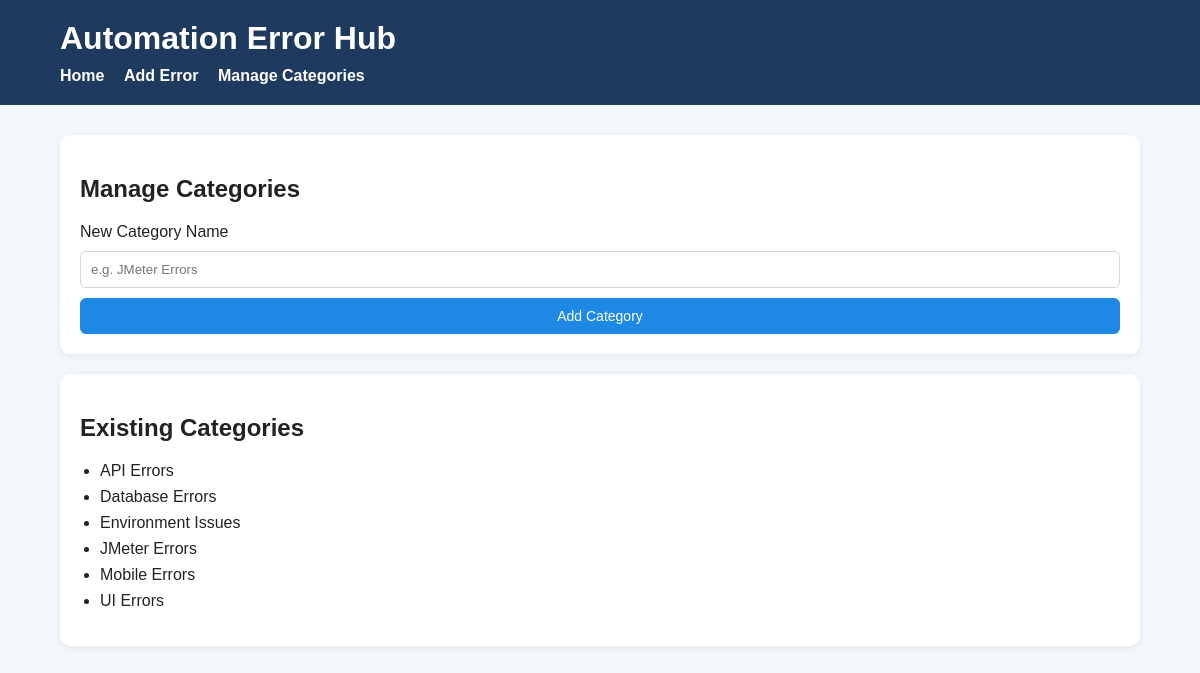
The page /categories on the database its author committed.
### tables this page shows
CREATE TABLE categories (
                id INTEGER PRIMARY KEY AUTOINCREMENT,
                name TEXT NOT NULL UNIQUE
            );

### app.py (the view, shortened to what this page needs)
@app.route("/categories", methods=["GET", "POST"])
def manage_categories():
    error_message = None
    categories = CategoryModel.get_all_categories()
    return render_template(
        "categories.html",
        categories=categories,
        error_message=error_message
    )

### database.py (called while the page is built)
    @staticmethod
    def get_connection():
        conn = sqlite3.connect(DB_NAME)
        conn.row_factory = sqlite3.Row
        return conn

### models/category_model.py (called while the page is built)
    @staticmethod
    def get_all_categories():
        conn = Database.get_connection()
        categories = conn.execute(
            "SELECT * FROM categories ORDER BY name"
        ).fetchall()
        conn.close()
        return categories

### templates/categories.html (shortened to what this page needs)
{% extends "base.html" %}
{% block content %}
<div class="card">
    <h2>Manage Categories</h2>
    <form method="POST" class="form-grid">
        <label>New Category Name</label>
        <input type="text" name="category_name" placeholder="e.g. JMeter Errors" required>
        <button type="submit" class="btn btn-primary">Add Category</button>
    </form>
</div>
<div class="card">
    <h2>Existing Categories</h2>
    <ul class="category-list">
        {% for category in categories %}
            <li>{{ category.name }}</li>
        {% endfor %}
    </ul>
</div>
{% endblock %}

### static/style.css (style rules this page uses)
body { font-family: Arial, sans-serif; background: #f4f7fb; margin: 0; padding: 0; color: #222; }
.card { background: white; border-radius: 10px; padding: 20px; margin-bottom: 20px; box-shadow: 0 2px 8px rgba(0, 0, 0, 0.08); }
.form-grid { display: grid; gap: 10px; }
input[type="text"], select, textarea, input[type="file"] { width: 100%; padding: 10px; border: 1px solid #cfd8e3; border-radius: 6px; box-sizing: border-box; }
button, .btn { display: inline-block; padding: 10px 14px; border: none; border-radius: 6px; text-decoration: none; cursor: pointer; font-size: 14px; }
.btn-primary { background: #1e88e5; color: white; }
.category-list { padding-left: 20px; }
.category-list li { margin-bottom: 8px; }

### rows shown on the page
categories: name "API Errors"
categories: name "Database Errors"
categories: name "Environment Issues"
categories: name "JMeter Errors"
categories: name "Mobile Errors"
categories: name "UI Errors"
